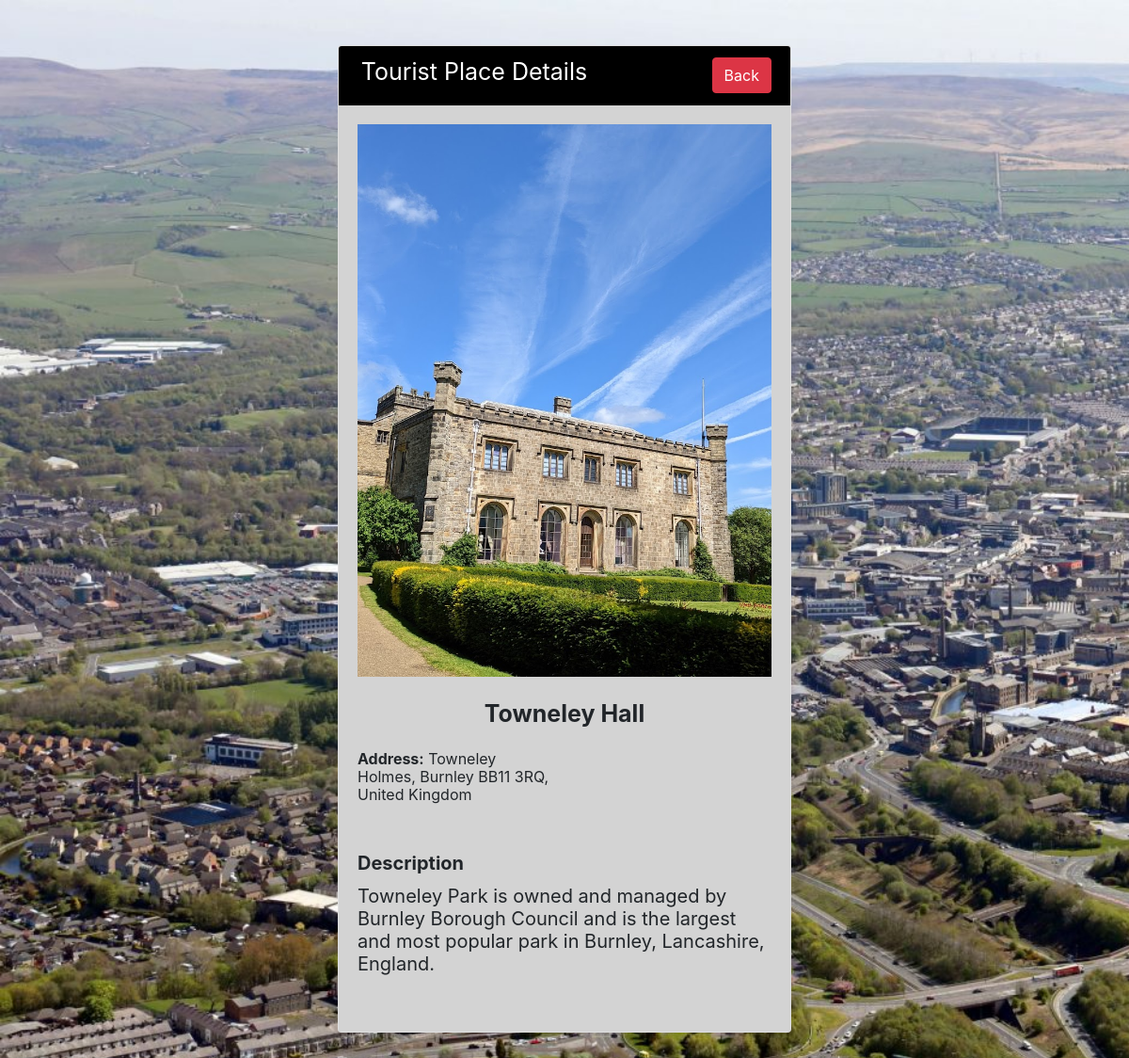
/view_tour_details1.php?id=1, run on the app's committed database.
### tables this page shows
CREATE TABLE `touristplaces` (
  `id` int(11) NOT NULL,
  `tour_name` varchar(255) NOT NULL,
  `tour_address` varchar(255) NOT NULL,
  `star` varchar(255) NOT NULL,
  `description` longtext NOT NULL,
  `image` varchar(255) NOT NULL
);

### view_tour_details1.php (the view, shortened to what this page needs)
<?php
include "dbconn.php";
    $id = $_GET['id'];
    $sql = "SELECT * FROM touristplaces WHERE id = '$id'";
    $result = mysqli_query($conn, $sql);
    $row = mysqli_fetch_assoc($result);
?>
<!DOCTYPE html>
<html>
<head>
   <link rel="stylesheet" href="https://cdn.jsdelivr.net/npm/bootstrap@4.6.2/dist/css/bootstrap.min.css">
<script src="https://cdn.tailwindcss.com?plugins=forms"></script>
</head>
<body style="background-image: url('images/img-19.png'); background-repeat: no-repeat; background-size: cover; ">
                <br><br>
<div class="container">
    <div class="row">
    <div class="col-md-3"></div>
        <div class="col-md-6">
        <div class="card">
            <div class="card-header" style="text-align: center; color: white; background-color: black;">
            <div class="row">
                <div class="col-md-7" style="text-align: right;"><h2 style="font-size: 25px;">Tourist Place Details</h2> </div>
                <div class="col-md-5" style="text-align: right;"><a href="index.html" class="btn btn-danger">Back</a></div>
            </div>
            </div>
            <div class="card-body" style="background-color: #D3D3D3;">
            <img src="touristplaces/<?php echo $row['image']; ?>" width="700px" height="100px">
            <br>
            <h2 style="font-size: 25px; text-align: center"><b><?php echo $row['tour_name']; ?></b></h2>
            <br>
            <div class="row">
                <div class="col-md-6">
                    <h4><b>Address:</b> <?php echo $row['tour_address']; ?></h4>
                </div>
            </div>
            <br><br>
            <div class="row">
                <div class="col-md-12">
                    <label style="font-size: 20px;"><b>Description</b></label>
                    <h2 style="font-size: 20px;"><?php echo $row['description']; ?></h2>
                </div>
            </div>
            </div>
            <div class="card-body" style="background-color: #D3D3D3;">
        </div>
        </div>
    </div>
</div>
<br><br>
</body>
</html>

### data on the page
touristplaces: image (picture), tour_name "Towneley Hall", tour_address "Towneley Holmes, Burnley BB11 3RQ, United Kingdom", description "Towneley Park is owned and managed by Burnley Borough Council and is the largest and most popular park in Burnley, Lancashire, England."
